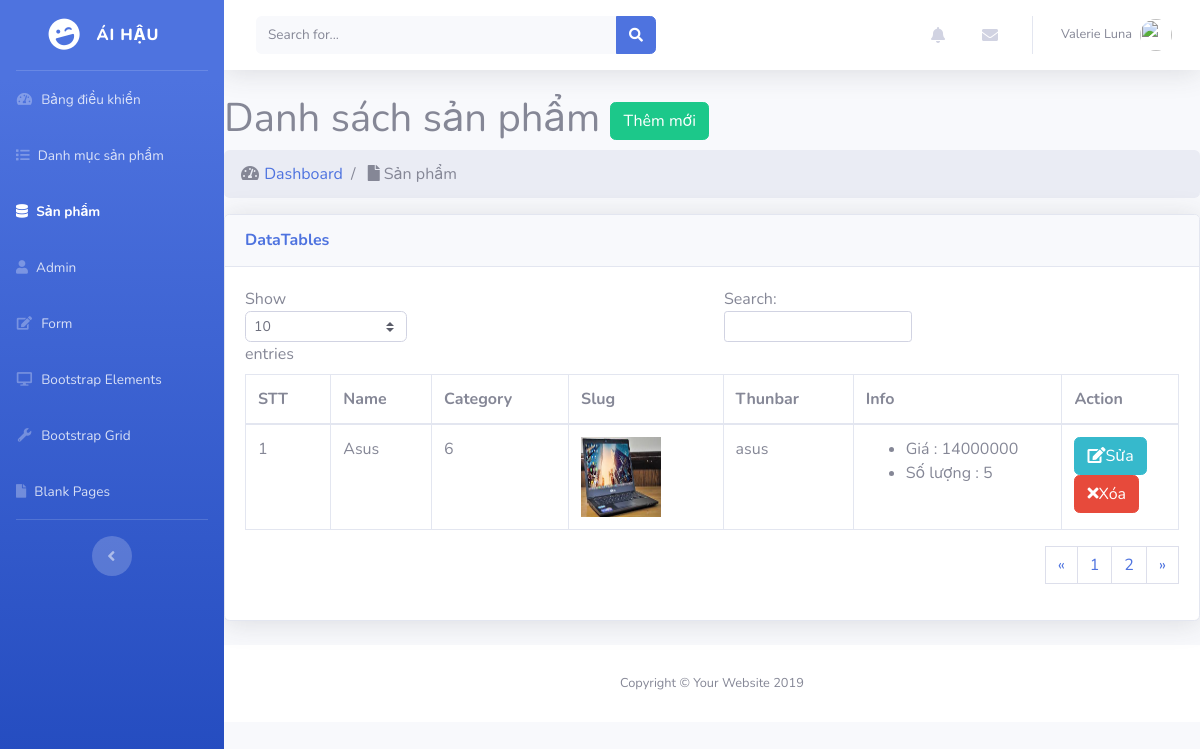
The app's page /admin/modules/product/index.php?page=2 with its own data.
### tables this page shows
CREATE TABLE `product` (
  `id` int(11) NOT NULL,
  `name` varchar(100) DEFAULT NULL,
  `slug` varchar(100) DEFAULT NULL,
  `price` int(11) DEFAULT NULL,
  `sale` tinyint(4) DEFAULT 0,
  `thunbar` varchar(100) DEFAULT NULL,
  `category_id` int(11) DEFAULT NULL,
  `content` text DEFAULT NULL,
  `number` int(11) NOT NULL DEFAULT 0,
  `head` int(11) DEFAULT 0,
  `view` int(11) DEFAULT 0,
  `hot` int(11) DEFAULT 0,
  `created_at` timestamp NULL DEFAULT NULL,
  `updated_at` timestamp NULL DEFAULT NULL ON UPDATE current_timestamp()
);

### libraries/Database.php (called while the page is built, shortened)
<?php
    class Database
    {
        public $link;
        public function __construct()
        {
            $this->link = mysqli_connect("localhost","root","","computer") or die ();
            mysqli_set_charset($this->link,"utf8");
        }
        public function countTable($table)
        {
            $sql = "SELECT id FROM  {$table}";
            $result = mysqli_query($this->link, $sql) or die("Lỗi Truy Vấn countTable----" .mysqli_error($this->link));
            $num = mysqli_num_rows($result);
            return $num;
        }
         public  function fetchJone($table,$sql ,$page = 0,$row ,$pagi = false )
        {
            $data = [];
            if ($pagi == true )
            {
                $total = $this->countTable($table);
                $sotrang = ceil($total / $row);
                $start = ($page - 1 ) * $row ;
                $sql .= " LIMIT $start,$row";
                $data = [ "page" => $sotrang];
                $result = mysqli_query($this->link,$sql) or die("Lỗi truy vấn fetchJone ---- " .mysqli_error($this->link));
            }
            else
            {
                $result = mysqli_query($this->link,$sql) or die("Lỗi truy vấn fetchJone ---- " .mysqli_error($this->link));
            }
            if( $result)
            {
                while ($num = mysqli_fetch_assoc($result))
                {
                    $data[] = $num;
                }
            }
            return $data;
        }
    }
?>

### admin/autoload/autoload.php (called while the page is built, shortened)
<?php
	require_once __DIR__. "/../../libraries/Database.php";
	require_once __DIR__. "/../../libraries/Function.php";
	$db = new Database;
?>

### libraries/Function.php (called while the page is built, shortened)
<?php
    function base_url()
    {
        return $url  = "http://localhost/weblaptop/";
    }
    function uploads()
    {
        return base_url() . "public/uploads/";
    }
 ?>

### admin/modules/product/index.php (the view, shortened to what this page needs)
<?php
        require_once __DIR__. "/../../autoload/autoload.php";
        if (isset($_GET['page']))
        {
            $p = $_GET['page'];
        }
        else
        {
            $p = 1;
        }
        $sql = "SELECT product.*,category.name as namecate FROM product
            LEFT JOIN category on category.id = product.category_id";
        $product = $db->fetchJone('product',$sql,$p,2,true);
        if(isset($product['page']))
        {
            $sotrang = $product['page'];
            unset($product['page']);
        }
?>
<?php  require_once __DIR__. "/../../layouts/header.php"; ?>
    <div class="row">
        <div class="col-lg-12">
            <h1 class="page-header">
                Danh sách sản phẩm
                <a href="add.php" class="btn btn-success">Thêm mới</a>
            </h1>
            <ol class="breadcrumb">
                <li class="breadcrumb-item">
                    <i class="fas fa-fw fa-tachometer-alt"></i>
                    <a href="index.html">Dashboard </a>
                </li>
                <li class="breadcrumb-item active" aria-current="page">
                    <i class="fa fa-file"></i>
                        Sản phẩm
                </li>
            </ol>
        </div>
    </div>
    <div class="row">
        <div class="col-md-12">
            <div class="card shadow mb-4">
                <div class="card-header py-3">
                    <h6 class="m-0 font-weight-bold text-primary">DataTables</h6>
                </div>
                <div class="card-body">
                    <div class="table-responsive">
                        <div id="dataTable_wrapper" class="dataTables_wrapper dt-bootstrap4">
                            <div class="row">
                                <div class="col-sm-12 col-md-6">
                                    <div class="dataTables_length" id="dataTable_length">
                                        <label>
                                        Show
                                        <select name="dataTable_length" aria-controls="dataTable" class="custom-select custom-select-sm form-control form-control-sm">
                                            <option value="10">10</option>
                                        </select>
                                        entries
                                        </label>
                                    </div>
                                </div>
                                <div class="col-sm-12 col-md-6">
                                    <div id="dataTable_filter" class="dataTables_filter"><label>Search:<input type="search" class="form-control form-control-sm" placeholder="" aria-controls="dataTable"></label></div>
                                </div>
                            </div>
                            <div class="row">
                                <div class="col-sm-12">
                                    <table class="table table-bordered dataTable" id="dataTable" width="100%" cellspacing="0" role="grid" aria-describedby="dataTable_info" style="width: 100%;">
                                    <thead>
                                    <tr role="row">
                                        <th class="sorting_asc" tabindex="0" aria-controls="dataTable" rowspan="1" colspan="1" aria-sort="ascending" aria-label="STT: activate to sort column descending" style="width: 58px;">STT</th>
                                        <th class="sorting" tabindex="0" aria-controls="dataTable" rowspan="1" colspan="1" aria-label="Name: activate to sort column ascending" style="width: 63px;">Name</th>
                                        <th class="sorting" tabindex="0" aria-controls="dataTable" rowspan="1" colspan="1" aria-label="Category: activate to sort column ascending" style="width: 63px;">Category</th>
                                        <th class="sorting" tabindex="0" aria-controls="dataTable" rowspan="1" colspan="1" aria-label="Slug: activate to sort column ascending" style="width: 50px;">Slug</th>
                                        <th class="sorting" tabindex="0" aria-controls="dataTable" rowspan="1" colspan="1" aria-label="Thunbar: activate to sort column ascending" style="width: 50px;">Thunbar</th>
                                        <th class="sorting" tabindex="0" aria-controls="dataTable" rowspan="1" colspan="1" aria-label="Info: activate to sort column ascending" style="width: 63px;">Info</th>
                                        <th class="sorting" tabindex="0" aria-controls="dataTable" rowspan="1" colspan="1" aria-label="Action: activate to sort column ascending" style="width: 68px;">Action</th>
                                    </tr>
                                </thead>
                                <tbody>
                                    <?php $stt = 1; foreach ($product as $item) :?>
                                    <tr>
                                        <td><?php echo $stt ?></td>
                                        <td><?php echo $item['name'] ?></td>
                                        <td><?php echo $item['category_id'] ?></td>
                                        <td>
                                            <img src="<?php echo uploads() ?>product/<?php echo $item['thunbar']?>" width="80px" height="80px">
                                        </td>
                                        <td><?php echo $item['slug'] ?></td>
                                        <td>
                                            <ul>
                                                <li> Giá : <?php echo $item['price']?></li>
                                                <li> Số lượng : <?php echo $item['number']?></li>
                                            </ul>
                                        </td>
                                        <td>
                                            <a class="btn btn-xs btn-info" href="edit.php? id=<?php echo $item['id'] ?>">
                                            <i class="fa fa-edit"></i>Sửa</a>
                                            <a class="btn btn-xs btn-danger" href="delete.php? id=<?php echo $item['id'] ?>">
                                            <i class="fa fa-times"></i>Xóa</a>
                                        </td>
                                    </tr>
                                        <?php $stt++ ; endforeach?>
                                </tbody>
                            </table>
                            <div >
                                <nav aria-label="Page navigation" class="clearfix">
                                    <ul class="pagination justify-content-end">
                                        <li>
                                            <a class="page-link" href="" aria-label="Previous" >
                                                <span aria-hidden="true">&laquo;</span>
                                            </a>
                                        </li>
                                        <?php for( $i = 1; $i <= $sotrang ; $i++ ) : ?>
                                            <?php
                                            if(isset($_GET['page']))
                                            {
                                                $p = $_GET['page'];
                                            }
                                            else
                                            {
                                                $p = 1;
                                            }
                                            ?>
                                            <li class="<?php echo ($i == $p) ? 'active' : '' ?>">
                                            <a class="page-link" href="?page=<?php echo $i ;?>"><?php echo $i; ?></a>
                                            </li>
                                            <?php endfor;?>
                                            <li>
                                                <a class="page-link" href="" aria-label="Next">
                                                <span aria-hidden="true">&raquo;</span>
                                            </a>
                                        </li>
                                    </ul>
                                </nav>
                            </div>
                        </div>
                    </div>
            </div>
        </div>
    </div>
</div>
</div>
</div>
<?php  require_once __DIR__. "/../../layouts/footer.php"; ?>

### records on screen
product: name "Asus", category "6", thunbar (picture), slug "asus", price "14000000", number "5"
